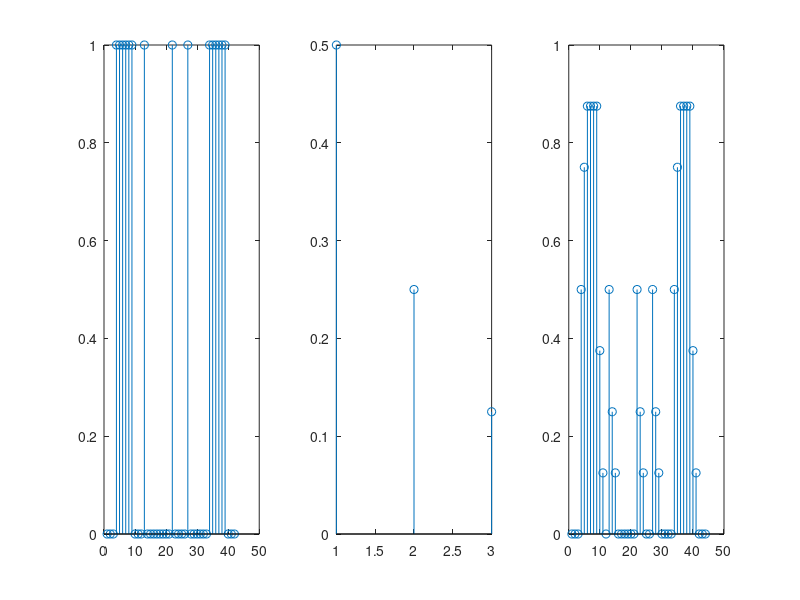

MATLAB code for this plot: (Note: this script raises an error after producing the figure.)
%-----------------Birte De Smedt---------------
%% eerste convolutie

u=[[ 0 0 0 1 1 1 1 1 1], [0 0 0 1 0 0 0 0 0], [0 0 0 1 0 0 0 0 1 0 0 0], [0 0 0 1 1 1 1 1 1 0 0 0]]; 

choice = questdlg('kies coefficient functie','Input',...
    '0.5 coeff','1/3 coeff','0.5 coeff');
switch choice
    case '0.5 coeff'
        v=[0.5 0.25 0.125];
    case '1/3 coeff'
       v=[1/3 1/3 1/3];
end

w = conv(u,v);
subplot(1,3,1);
stem(u)
subplot(1,3,2);
stem(v)
subplot(1,3,3);
stem(w)

%% tweede ingangsfunctie

choice = questdlg('kies coeff functie','Input2',...
    'kopie','gespiegelde kopie','kopie');
switch choice
    case 'kopie'
        v=[0 1 1 1 -1 1 0];
    case 'gespiegelde kopie'
       v=[0 1 -1 1 1 1 0];
end
u=[0 0 0 0 0 1 1 1 -1 1 0 0 0 0 0 0 -1 -1 -1 1 -1 0 0 0 0 0 ];
figure
txt= convertCharsToStrings(choice);

w = conv(u,v);
subplot(1,3,1);
stem(u)
subplot(1,3,2);
stem(v)
title(choice);
subplot(1,3,3);
stem(w)
